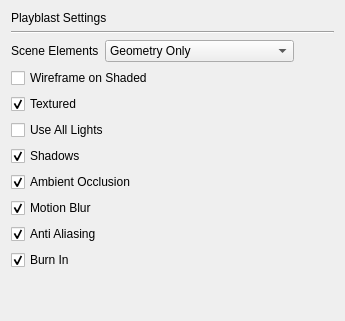
         <widget class="QWidget" name="playblast_settings">
          <attribute name="title">
           <string>Playblast Settings</string>
          </attribute>
          <layout class="QVBoxLayout" name="verticalLayout_20">
           <item>
            <widget class="QLabel" name="playblast_settings_label">
             <property name="styleSheet">
              <string notr="true">font: 700 12pt &quot;Segoe UI&quot;;</string>
             </property>
             <property name="text">
              <string>Playblast Settings</string>
             </property>
            </widget>
           </item>
           <item>
            <widget class="Line" name="line_5">
             <property name="orientation">
              <enum>Qt::Orientation::Horizontal</enum>
             </property>
            </widget>
           </item>
           <item>
            <layout class="QHBoxLayout" name="horizontalLayout_47">
             <item>
              <widget class="QLabel" name="pb_scene_elements_label">
               <property name="text">
                <string>Scene Elements</string>
               </property>
              </widget>
             </item>
             <item>
              <widget class="QComboBox" name="pb_scene_elements">
               <item>
                <property name="text">
                 <string>Geometry Only</string>
                </property>
               </item>
               <item>
                <property name="text">
                 <string>Geometry and Splines</string>
                </property>
               </item>
               <item>
                <property name="text">
                 <string>Geometry, Splines and Joints</string>
                </property>
               </item>
               <item>
                <property name="text">
                 <string>Everything</string>
                </property>
               </item>
              </widget>
             </item>
             <item>
              <spacer name="horizontalSpacer_30">
               <property name="orientation">
                <enum>Qt::Orientation::Horizontal</enum>
               </property>
               <property name="sizeHint" stdset="0">
                <size>
                 <width>40</width>
                 <height>20</height>
                </size>
               </property>
              </spacer>
             </item>
            </layout>
           </item>
           <item>
            <widget class="QCheckBox" name="pb_wireframe">
             <property name="text">
              <string>Wireframe on Shaded</string>
             </property>
            </widget>
           </item>
           <item>
            <widget class="QCheckBox" name="pb_textured">
             <property name="text">
              <string>Textured</string>
             </property>
             <property name="checked">
              <bool>true</bool>
             </property>
            </widget>
           </item>
           <item>
            <widget class="QCheckBox" name="pb_use_all_lights">
             <property name="text">
              <string>Use All Lights</string>
             </property>
            </widget>
           </item>
           <item>
            <widget class="QCheckBox" name="pb_shadows">
             <property name="text">
              <string>Shadows</string>
             </property>
             <property name="checked">
              <bool>true</bool>
             </property>
            </widget>
           </item>
           <item>
            <widget class="QCheckBox" name="pb_ao">
             <property name="text">
              <string>Ambient Occlusion</string>
             </property>
             <property name="checked">
              <bool>true</bool>
             </property>
            </widget>
           </item>
           <item>
            <widget class="QCheckBox" name="pb_motionblur">
             <property name="text">
              <string>Motion Blur</string>
             </property>
             <property name="checked">
              <bool>true</bool>
             </property>
            </widget>
           </item>
           <item>
            <widget class="QCheckBox" name="pb_aa">
             <property name="text">
              <string>Anti Aliasing</string>
             </property>
             <property name="checked">
              <bool>true</bool>
             </property>
            </widget>
           </item>
           <item>
            <widget class="QCheckBox" name="pb_burnin">
             <property name="text">
              <string>Burn In</string>
             </property>
             <property name="checked">
              <bool>true</bool>
             </property>
            </widget>
           </item>
           <item>
            <spacer name="verticalSpacer_8">
             <property name="orientation">
              <enum>Qt::Orientation::Vertical</enum>
             </property>
             <property name="sizeHint" stdset="0">
              <size>
               <width>20</width>
               <height>40</height>
              </size>
             </property>
            </spacer>
           </item>
          </layout>
         </widget>
